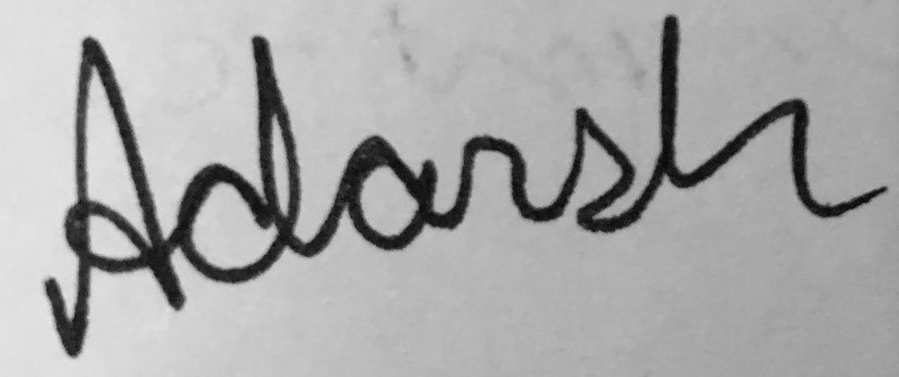
#> input picture data/c1.png, 899 x 377 px
$ jupyter execute --allow-errors interactive_example.ipynb   (shell and % lines are left out)   (Python 2 division)   (older library calls are emulated)   (text cells are left out)
#> lines starting #> are read from the running program, lines starting #| are printed output that depends on the picture; after the words box and inside, x2 and y2 are one past the last pixel; in counts of white or black regions, pixels touching at a corner belong together; pictures that were not available may be replaced by others from this repository, and a replacement may not be noted
[cell 1]
import numpy as np
import cv2
# Functions to load and pre-process the images:
from scipy.misc import imread, imsave
from preprocess.normalize import normalize_image, resize_image, crop_center, preprocess_signature

# Functions to load the CNN model
import signet
from cnn_model import CNNModel

# Functions for plotting:
import matplotlib.pyplot as plt
plt.rcParams['image.cmap'] = 'Greys'

[cell 2]
original = cv2.imread('data/c1.png',0)
#> original is the input picture: shape (377, 899); min 7, max 230, mean 170.1

[cell 3]
from PIL import Image
# [13 lines of commented-out code are left out]
im=Image.open("data/k2.jpg")
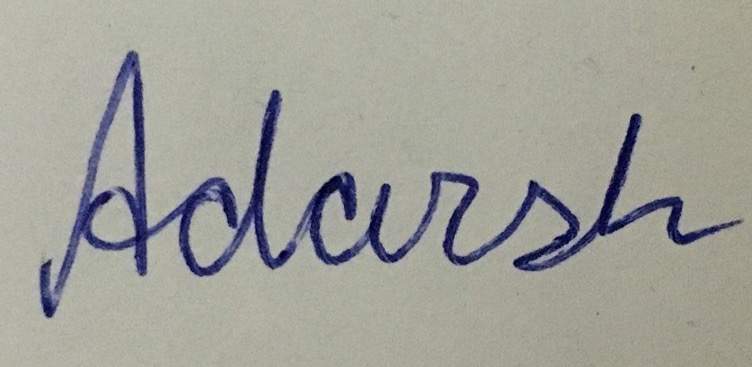
#> input picture data/k2.jpg, 752 x 367 px
#> im is the input picture: PIL image 752x367 RGB; mean R, G, B 160.3, 160.5, 152.7
im.getbbox()
im2=im.crop(im.getbbox())
im2.save("data/k2.png")
# image_file = Image.open("data/my1.jpg") # open colour image
# image_file = image_file.convert('1',dither=Image.NONE) # convert image to black and white
# image_file.save('data/result.png')

[cell 4]
import cv2
import numpy as np
from matplotlib import pyplot as plt

img = cv2.imread('data/U.jpg',0)
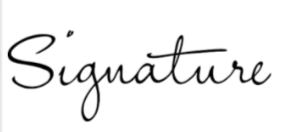
#> input picture data/U.png, 289 x 132 px, given in place of U.jpg, which was not available
#> img is the input picture: shape (132, 289); min 0, max 255, mean 241
img = cv2.medianBlur(img,5)
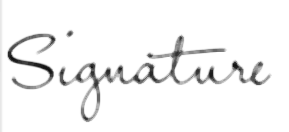
#> img: shape (132, 289); min 14, max 255, mean 243.8

ret,th1 = cv2.threshold(img,127,255,cv2.THRESH_BINARY)
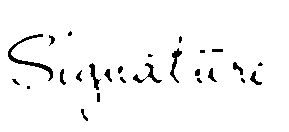
#> th1: shape (132, 289); 96.4% white; 26 black regions (8 under 20 px), largest, box (x1, y1, x2, y2) and area: (8, 34, 53, 81) 323, (133, 63, 162, 83) 148, (170, 48, 182, 83) 139
th2 = cv2.adaptiveThreshold(img,255,cv2.ADAPTIVE_THRESH_MEAN_C,\
            cv2.THRESH_BINARY,11,2)
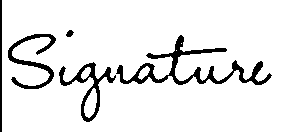
#> th2: shape (132, 289); 91.4% white; 5 black regions, box (x1, y1, x2, y2) and area: (116, 35, 272, 85) 1574, (59, 62, 116, 122) 728, (8, 34, 56, 89) 689, (0, 0, 2, 132) 264, (66, 30, 74, 37) 38
th3 = cv2.adaptiveThreshold(img,255,cv2.ADAPTIVE_THRESH_GAUSSIAN_C,\
            cv2.THRESH_BINARY,11,2)
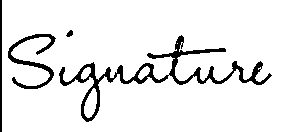
#> th3: shape (132, 289); 92% white; 4 black regions, box (x1, y1, x2, y2) and area: (59, 35, 272, 122) 2139, (8, 34, 56, 89) 632, (0, 0, 2, 132) 264, (66, 30, 73, 37) 32

titles = ['Original Image', 'Global Thresholding (v = 127)',
            'Adaptive Mean Thresholding', 'Adaptive Gaussian Thresholding']
images = [img, th1, th2, th3]
img = Image.fromarray(th2)
img.save('data/y2.png')
for i in xrange(4):
    plt.subplot(2,2,i+1),plt.imshow(images[i],'gray')
    plt.title(titles[i])
    plt.xticks([]),plt.yticks([])
plt.show()

[cell 5]
# [24 lines of commented-out code are left out]

#> (a cell that did not finish here is left out)

[cell 7]
# Visualizing the intermediate steps

f, ax = plt.subplots(4,1, figsize=(6,15))
ax[0].imshow(original, cmap='Greys_r')
#> (the rest of this cell did not finish here and is left out)

[cell 8]
user1_sigs  = [cv2.imread('data/s%d.png' % i,0) for i in  [1,2]]
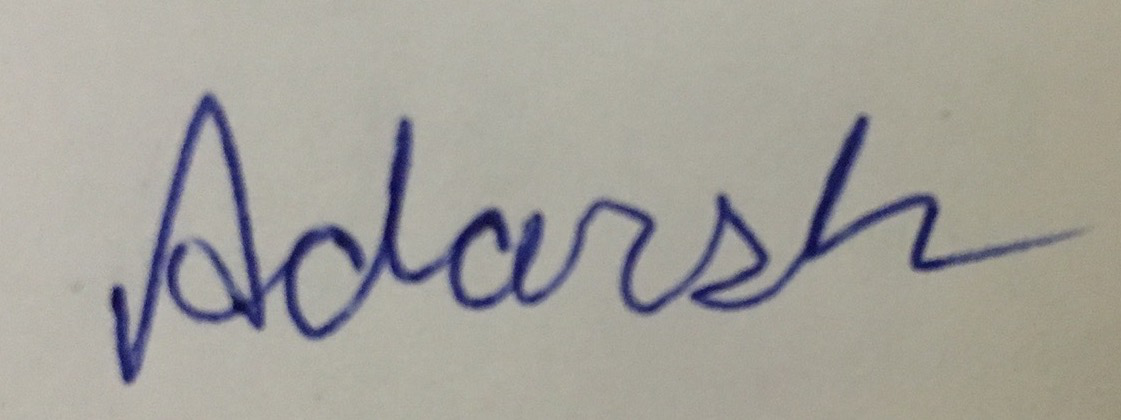
#> input picture data/s1.png, 1121 x 420 px
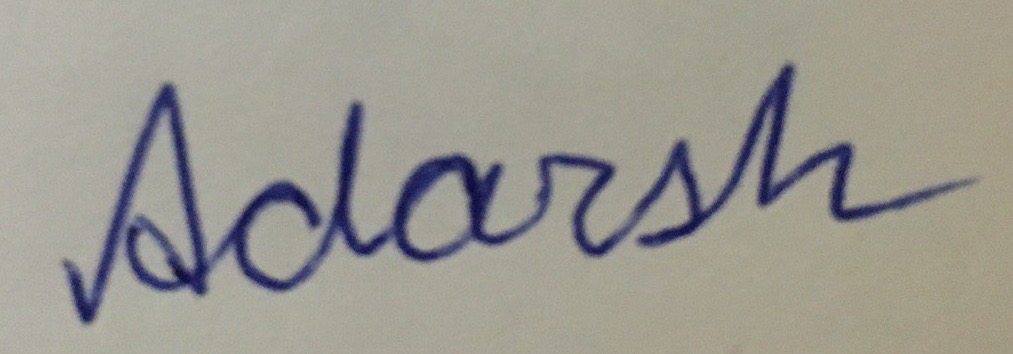
#> input picture data/s2.png, 1013 x 354 px
#> user1_sigs = 2 items
user2_sigs  = [cv2.imread('data/k%d.png' % i,0) for i in  [1,2]]
#> user2_sigs = 2 items

canvas_size = (952, 1360)

#> (the rest of this cell did not finish here and is left out)
